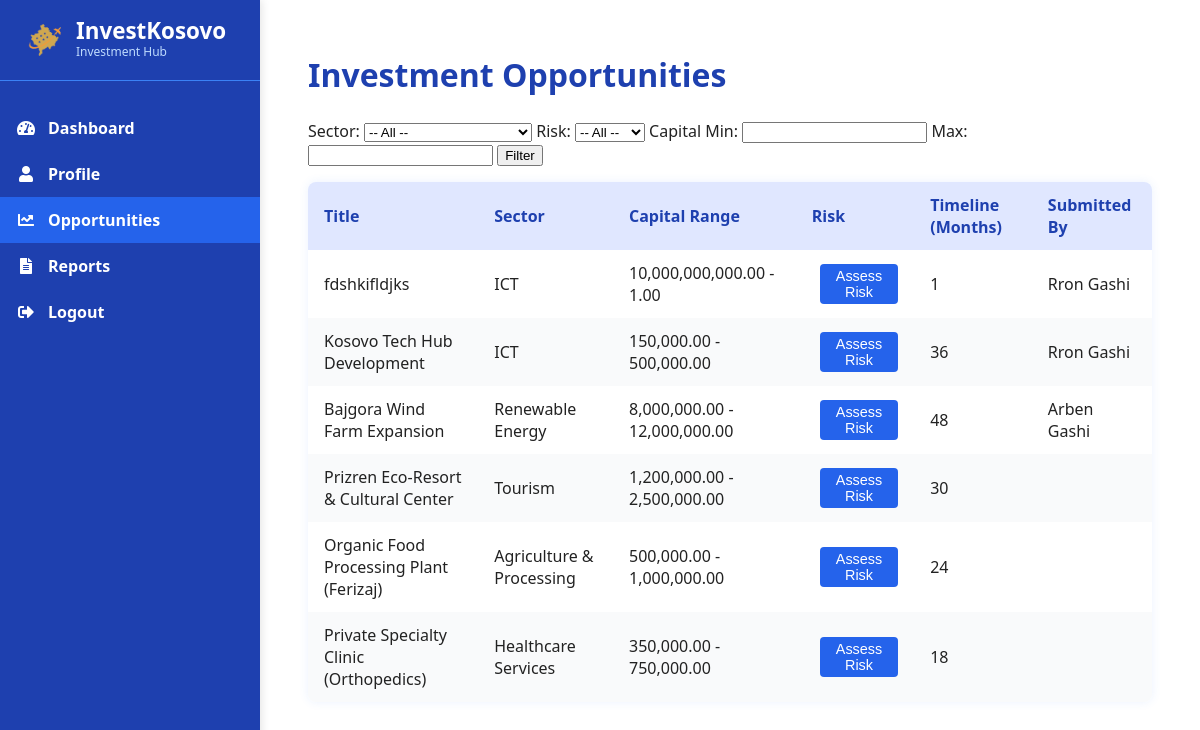
The app's page /opportunities.php (signed in) with its own data.
### tables this page shows
CREATE TABLE `investment_opportunities` (
  `opportunity_id` int(11) NOT NULL,
  `title` varchar(150) NOT NULL,
  `sector_id` int(11) DEFAULT NULL,
  `capital_min` decimal(15,2) NOT NULL,
  `capital_max` decimal(15,2) NOT NULL,
  `risk_level` enum('low','medium','high') NOT NULL,
  `timeline_months` int(11) NOT NULL,
  `description` text NOT NULL,
  `contact_email` varchar(150) NOT NULL,
  `created_at` datetime DEFAULT current_timestamp(),
  `money_raised` decimal(15,2) DEFAULT 0.00,
  `goal` decimal(15,2) DEFAULT 0.00
);

CREATE TABLE `sectors` (
  `sector_id` int(11) NOT NULL,
  `name` varchar(100) NOT NULL,
  `description` text DEFAULT NULL
);

CREATE TABLE `users` (
  `user_id` int(11) NOT NULL,
  `full_name` varchar(100) NOT NULL,
  `email` varchar(150) NOT NULL,
  `password_hash` varchar(255) NOT NULL,
  `user_type` enum('investor','admin','expert') DEFAULT 'investor',
  `created_at` datetime DEFAULT current_timestamp(),
  `last_login` datetime DEFAULT NULL,
  `address` varchar(255) DEFAULT NULL,
  `phone` varchar(50) DEFAULT NULL,
  `city` varchar(100) DEFAULT NULL,
  `country` varchar(100) DEFAULT NULL,
  `profile_picture` varchar(255) DEFAULT NULL,
  `total_value` decimal(50,2) DEFAULT NULL,
  `total_invested` decimal(50,2) NOT NULL,
  `risk_profile` varchar(50) DEFAULT NULL,
  `investments_made` int(11) DEFAULT 0,
  `email_verified` tinyint(1) DEFAULT 0
);

### opportunities.php (the view, shortened to what this page needs)
<?php
include_once 'config.php';
$user_type = $_SESSION['user_type'] ?? 'investor';
$filters = [];
$sql = "SELECT io.*, s.name AS sector_name, u.full_name AS submitted_by
        FROM investment_opportunities io
        LEFT JOIN sectors s ON io.sector_id = s.sector_id
        LEFT JOIN users u ON io.contact_email = u.email
        WHERE 1=1";
$sql .= " ORDER BY io.created_at DESC";
$stmt = $pdo->prepare($sql);
$stmt->execute($filters);
$opportunities = $stmt->fetchAll(PDO::FETCH_ASSOC);
?>
<!DOCTYPE html>
<html lang="en">
<head>
    <link href="https://cdnjs.cloudflare.com/ajax/libs/font-awesome/5.15.4/css/all.min.css" rel="stylesheet" />
</head>
<body>
<div class="sidebar" id="sidebar">
    <div class="p-4 flex items-center">
        <img class="daw" src="kosova1.png" alt="InvestKosovo Logo">
        <div class="logo-text">
            <h1 >InvestKosovo</h1>
            <p>Investment Hub</p>
        </div>
    </div>
    <nav>
        <a href="dashboardi.php"><i class="fas fa-tachometer-alt"></i> <span class="nav-text">Dashboard</span></a>
        <a href="profilei.php"><i class="fas fa-user"></i> <span class="nav-text">Profile</span></a>
        <a href="opportunities.php" class="active"><i class="fas fa-chart-line"></i> <span class="nav-text">Opportunities</span></a>
        <a href="reports.php"><i class="fas fa-file-alt"></i> <span class="nav-text">Reports</span></a>
        <a href="logout.php"><i class="fas fa-sign-out-alt"></i> <span class="nav-text">Logout</span></a>
    </nav>
</div>
<main class="content" id="mainContent">
    <h1>Investment Opportunities</h1>
    <form method="get">
        <label>Sector:</label>
        <select name="sector">
            <option value="">-- All --</option>
        </select>
        <label>Risk:</label>
        <select name="risk_level">
            <option value="">-- All --</option>
        </select>
        <label>Capital Min:</label>
        <input type="number" name="min_capital" value="<?= htmlspecialchars($_GET['min_capital'] ?? '') ?>">
        <label>Max:</label>
        <input type="number" name="max_capital" value="<?= htmlspecialchars($_GET['max_capital'] ?? '') ?>">
        <button type="submit">Filter</button>
    </form>
    <table>
        <thead>
            <tr>
                <th>Title</th>
                <th>Sector</th>
                <th>Capital Range</th>
                <th>Risk</th>
                <th>Timeline (Months)</th>
                <?php if ($user_type === 'admin'): ?>
                    <th>Submitted By</th>
                <?php endif; ?>
            </tr>
        </thead>
        <tbody>
            <?php if ($opportunities): ?>
                <?php foreach ($opportunities as $opp): ?>
                    <tr>
                        <td><?= htmlspecialchars($opp['title']) ?></td>
                        <td><?= htmlspecialchars($opp['sector_name']) ?></td>
                        <td><?= number_format($opp['capital_min'], 2) ?> - <?= number_format($opp['capital_max'], 2) ?></td>
                        <td>
                            <button class="ai-risk-btn"
                                data-opportunity-id="<?= $opp['opportunity_id'] ?>"
                                data-sector="<?= htmlspecialchars($opp['sector_name']) ?>"
                                data-capital-min="<?= htmlspecialchars($opp['capital_min']) ?>"
                                data-capital-max="<?= htmlspecialchars($opp['capital_max']) ?>"
                                data-timeline="<?= htmlspecialchars($opp['timeline_months']) ?>"
                                style="margin-left:8px;padding:4px 10px;background:#2563eb;color:#fff;border:none;border-radius:4px;cursor:pointer;font-size:0.9em;">
                                Assess Risk
                            </button>
                        </td>
                        <td><?= $opp['timeline_months'] ?></td>
                        <?php if ($user_type === 'admin'): ?>
                            <td><?= htmlspecialchars($opp['submitted_by']) ?></td>
                        <?php endif; ?>
                    </tr>
                <?php endforeach; ?>
            <?php else: ?>
                <tr><td colspan="<?= $user_type === 'admin' ? 6 : 5 ?>">No opportunities found.</td></tr>
            <?php endif; ?>
        </tbody>
    </table>
            </main>
</body>
</html>

### opportunities.php (style rules this page uses)
* { box-sizing: border-box; }
body, html { margin: 0; padding: 0; height: 100%; font-family: 'Segoe UI', Tahoma, Geneva, Verdana, sans-serif; background: #fefefe; color: #222; }
.sidebar { background-color: #1e40af; color: white; width: 260px; height: 100vh; position: fixed; top: 0; left: 0; display: flex; flex-direction: column; box-shadow: 2px 0 8px rgba(0,0,0,0.1); transition: width 0.3s ease; overflow: hidden; z-index: 1000; }
.sidebar .p-4 { padding: 1rem; display: flex; align-items: center; border-bottom: 1px solid #3b82f6; }
.sidebar .logo-text h1 { font-size: 1.4rem; font-weight: 700; margin: 0; line-height: 1; color:rgb(255, 255, 255); }
.sidebar .logo-text p { margin: 0; font-size: 0.75rem; color: #bfdbfe; font-weight: 500; }
nav { margin-top: 1.5rem; flex-grow: 1; display: flex; flex-direction: column; }
nav a { display: flex; align-items: center; padding: 0.75rem 1rem; color: white; text-decoration: none; font-weight: 600; transition: background-color 0.2s ease; }
nav a:hover, nav a.active { background-color: #2563eb; }
nav i { margin-right: 0.75rem; width: 20px; text-align: center; }
.nav-text { white-space: nowrap; }
main.content { margin-left: 260px; padding: 2rem 3rem; min-height: 100vh; background: white; transition: margin-left 0.3s ease; }
h1 { color: #1e40af; margin-bottom: 1.5rem; font-weight: 700; }
table { width: 100%; border-collapse: collapse; margin-top: 1rem; box-shadow: 0 0 10px rgb(59 130 246 / 0.1); border-radius: 8px; overflow: hidden; }
th, td { padding: 0.75rem 1rem; text-align: left; }
th { background-color: #e0e7ff; color: #1e40af; font-weight: 700; }
tr:nth-child(even) td { background-color: #f9fafb; }
.daw { height:3rem; width:auto; }

### records on screen
investment_opportunities: title "fdshkifldjks", sector.name "ICT", capital_min "10,000,000,000.00", capital_max "1.00", timeline_months "1", users.full_name "Rron Gashi"
investment_opportunities: title "Kosovo Tech Hub Development", sector.name "ICT", capital_min "150,000.00", capital_max "500,000.00", timeline_months "36", users.full_name "Rron Gashi"
investment_opportunities: title "Bajgora Wind Farm Expansion", sector.name "Renewable Energy", capital_min "8,000,000.00", capital_max "12,000,000.00", timeline_months "48", users.full_name "Arben Gashi"
investment_opportunities: title "Prizren Eco-Resort & Cultural Center", sector.name "Tourism", capital_min "1,200,000.00", capital_max "2,500,000.00", timeline_months "30"
investment_opportunities: title "Organic Food Processing Plant (Ferizaj)", sector.name "Agriculture & Processing", capital_min "500,000.00", capital_max "1,000,000.00", timeline_months "24"
investment_opportunities: title "Private Specialty Clinic (Orthopedics)", sector.name "Healthcare Services", capital_min "350,000.00", capital_max "750,000.00", timeline_months "18"
